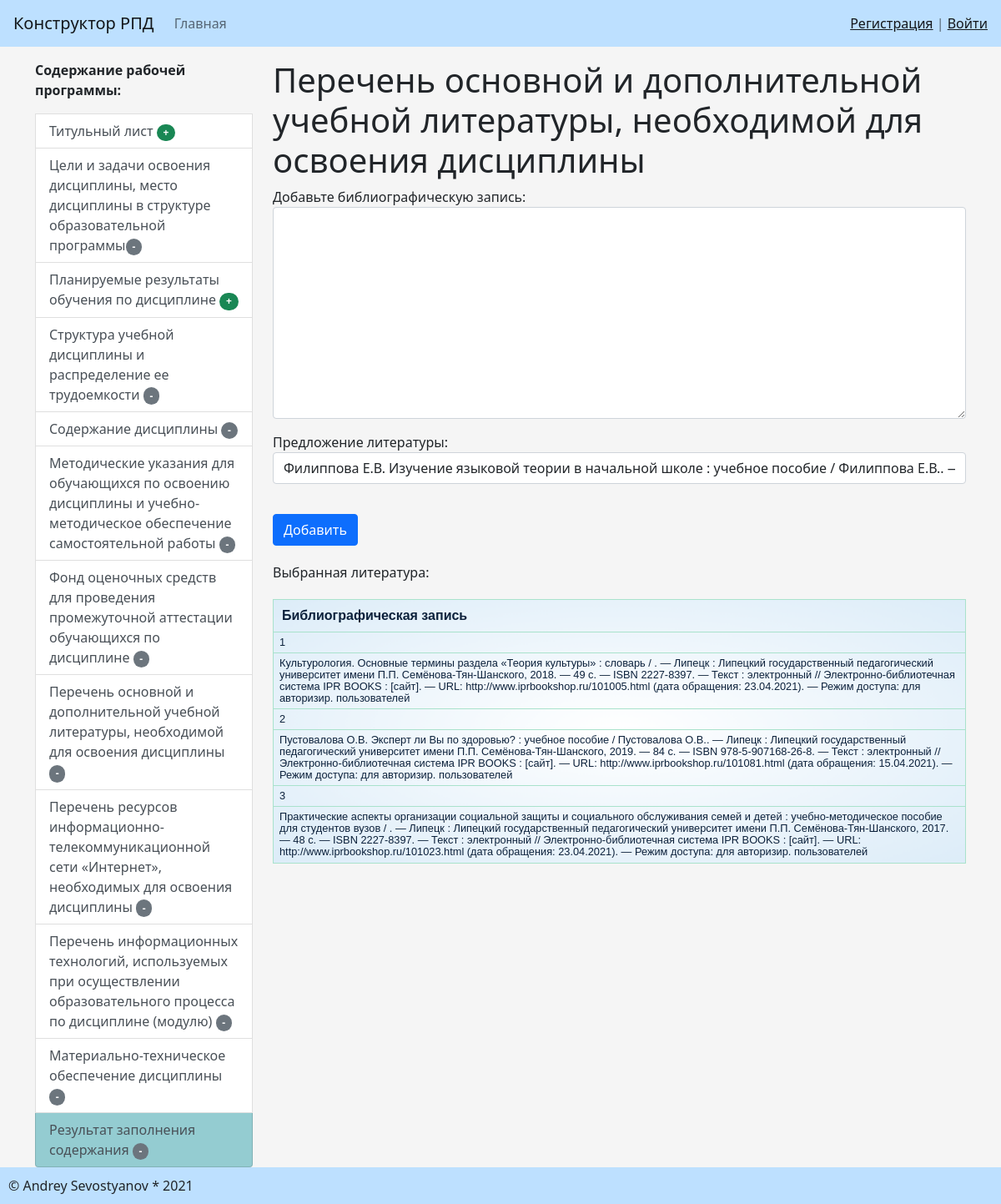
Screenshot of /opn_main_window/books/ with the database file from the repository.
### generation_rpd/models.py (models this page shows, shortened)
class SelectBooks(models.Model):
    book = models.TextField(blank=True, verbose_name='Библиографическая запись')

### generation_rpd/views.py (the view)
# urls.py: path('opn_main_window/books/', gen_book, name='gen_book'),
def gen_book(request):
    if request.method == 'POST':
        form = Books(request.POST)
        if form.is_valid():
            SelectBooks.objects.create(book=form.cleaned_data['an_book'])
            SelectBooks.objects.create(book=form.cleaned_data['offer_books'])
            print(form.cleaned_data)
            return redirect('gen_book')
    else:
        form = Books()
    bd_book = SelectBooks.objects.all()
    return render(request, 'generation_rpd/books.html', {'form': form, 'bd_book': bd_book})

### generation_rpd/forms.py
class Books(forms.Form):
    an_book = forms.CharField(label='Добавьте библиографическую запись',
                              widget=forms.Textarea(attrs={"class": "form-control"}))
    offer_books = forms.ModelChoiceField(empty_label=None, queryset=RecomendBoook.objects.all(),
                                         label='Предложение литературы',
                                         widget=forms.Select(attrs={"class": "form-control"}))

### generation_rpd/models.py (called while the page is built)
    def __str__(self):  # строковый метод
        return self.desc

### generation_rpd/templatetags/gen_tags.py (called while the page is built)
@register.inclusion_tag('generation_rpd/list_categories.html')
def show_categories():
    categories = Category.objects.all()
    return {"categories": categories}

### generation_rpd/templates/generation_rpd/books.html (shortened to what this page needs)
{% extends 'base.html' %}
{% block sidebar %}
{% include 'inc/_sidebar.html' %}
{% endblock %}
{% block content %}
<h1>Перечень основной и дополнительной учебной литературы, необходимой для освоения дисциплины</h1>
<form action="{% url 'gen_book' %}" method="post">
    {{ form.as_p }}
<button type="submit" class="btn btn-primary btn-block">Добавить</button>
</form>
<p>Выбранная литература:</p>
<table border="1" width="100%" cellpadding="5">
    <tr>
        <th>Библиографическая запись</th>
    </tr>
    {% for items in bd_book %}
    <tr>
        <td>{{items.book}}</td>
    </tr>
    {% endfor %}
</table>
{% endblock %}

### rpdapp/static/css/style.css (style rules this page uses)
body { background-color: #f5f5f5; }
table { margin-top: 20px; margin-bottom: 20px; border-collapse: collapse; line-height: 1.1; font-family: "Lucida Sans Unicode", "Lucida Grande", sans-serif; background: radial-gradient(farthest-corner at 50% 50%, white, #DCECF8); color: #0C213B; }
th { padding: 10px; border: 1px solid #A9E2CC; }
td { font-size: 0.8em; padding: 5px 7px; border: 1px solid #A9E2CC; }
button { margin-top: 20px; margin-bottom: 20px; }

### rows the page displays
SelectBooks: book "1"
SelectBooks: book "Культурология. Основные термины раздела «Теория культуры» : словарь / . — Липецк : Липецкий государственный педагогический университет имени П.П. Семёнова-Тян-Шанского, 2018. — 49 c. — ISBN 2227-8397. — Текст : электронный // Электронно-библиотечная система IPR BOOKS : [сайт]. — URL: http://www.iprbookshop.ru/101005.html (дата обращения: 23.04.2021). — Режим доступа: для авторизир. пользователей"
SelectBooks: book "2"
SelectBooks: book "Пустовалова О.В. Эксперт ли Вы по здоровью? : учебное пособие / Пустовалова О.В.. — Липецк : Липецкий государственный педагогический университет имени П.П. Семёнова-Тян-Шанского, 2019. — 84 c. — ISBN 978-5-907168-26-8. — Текст : электронный // Электронно-библиотечная система IPR BOOKS : [сайт]. — URL: http://www.iprbookshop.ru/101081.html (дата обращения: 15.04.2021). — Режим доступа: для авторизир. пользователей"
SelectBooks: book "3"
SelectBooks: book "Практические аспекты организации социальной защиты и социального обслуживания семей и детей : учебно-методическое пособие для студентов вузов / . — Липецк : Липецкий государственный педагогический университет имени П.П. Семёнова-Тян-Шанского, 2017. — 48 c. — ISBN 2227-8397. — Текст : электронный // Электронно-библиотечная система IPR BOOKS : [сайт]. — URL: http://www.iprbookshop.ru/101023.html (дата обращения: 23.04.2021). — Режим доступа: для авторизир. пользователей"
